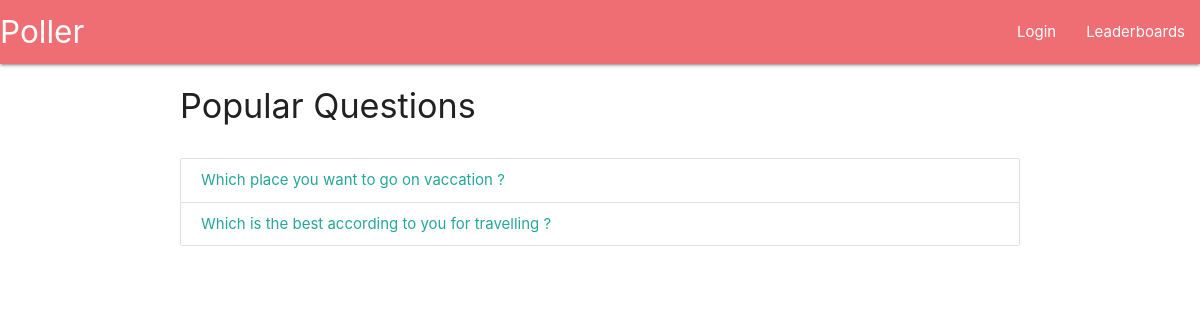
The page / on the database its author committed.
### main/models.py (models this page shows, shortened)
class Question(models.Model):
    slug = models.SlugField()
    content = models.CharField(max_length=1024)

### main/views.py (the view)
# urls.py: path('',views.Index.as_view(),name='index'),
class Index(ListView):
    model = Question
    template_name = 'main/index.html'

### templates/main/index.html
{% extends 'base.html' %}
{% block content %}
{% include 'main/components/navbar.html'%}
<div class="container">
  <div class="row">
    <span class="collection-header">
      <h4>Popular Questions </h4>
    </span>
  </div>
  <div class="row">
    <div class="col-6">
      <div class="collection">
        {% for question in question_list %}
        <a href="{% url 'question' question.slug %}" class="collection-item">{{question.content}}</a>
        {% endfor %}
      </div>
    </div>
  </div>
</div>
{% endblock %}

### rows shown on the page
Question: content "Which place you want to go on vaccation ?"
Question: content "Which is the best according to you for travelling ?"
